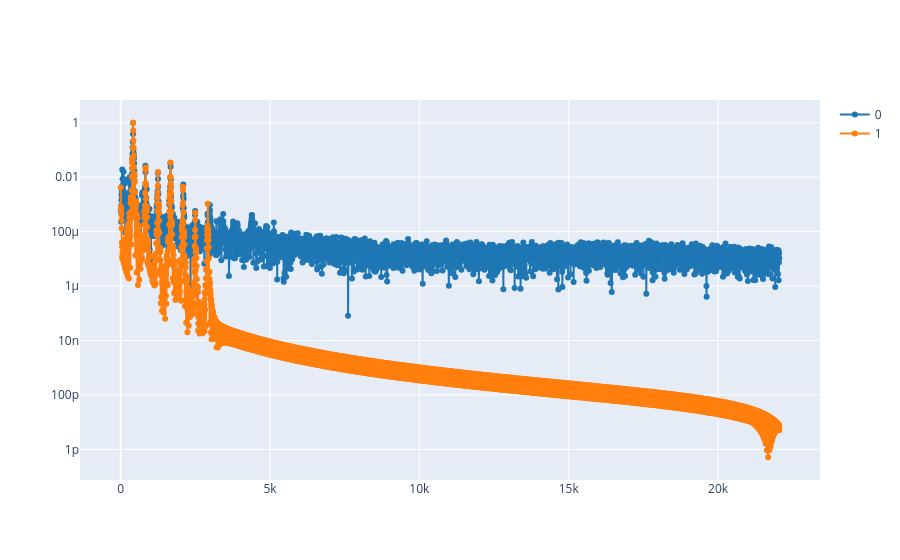

The cell this chart's notebook holds for it:
### Markdown cell above
2.2. Calculate the spectrogram of the synthesized signal `S_synt`; and compare the spectrums of both signals at the same time using `plot_spectrum_at(ff, tt, [S_ref, S_synt], time)`, where `S_ref`is spectrogram of the reference signal.

**Note:** use the same window length to calculate both spectrograms.

### Code cell
# Write the code here

window_length = 8192
ff, tt, S_synt = signal.spectrogram(synthetic_signal, fs, nperseg=window_length, noverlap=(window_length/2))
plot_spectrum_at(ff, tt, [S, S_synt], 0.31608)

### Figure 1 — Plotly figure (JSON) as saved in the notebook; plotly's stock layout.template omitted (floating-point values rounded to 4 significant figures; data arrays with more than 128 entries replaced by an {"elided": "..."} marker saying what was removed)
{"data": [{"line": {"color": "#1f77b4", "shape": "linear"}, "mode": "lines+markers", "name": "0", "type": "scatter", "x": {"elided": "4097 float values"}, "y": {"elided": "4097 float values"}}, {"line": {"color": "#ff7f0e", "shape": "linear"}, "mode": "lines+markers", "name": "1", "type": "scatter", "x": {"elided": "4097 float values"}, "y": {"elided": "4097 float values"}}], "layout": {"yaxis": {"type": "log"}}}
